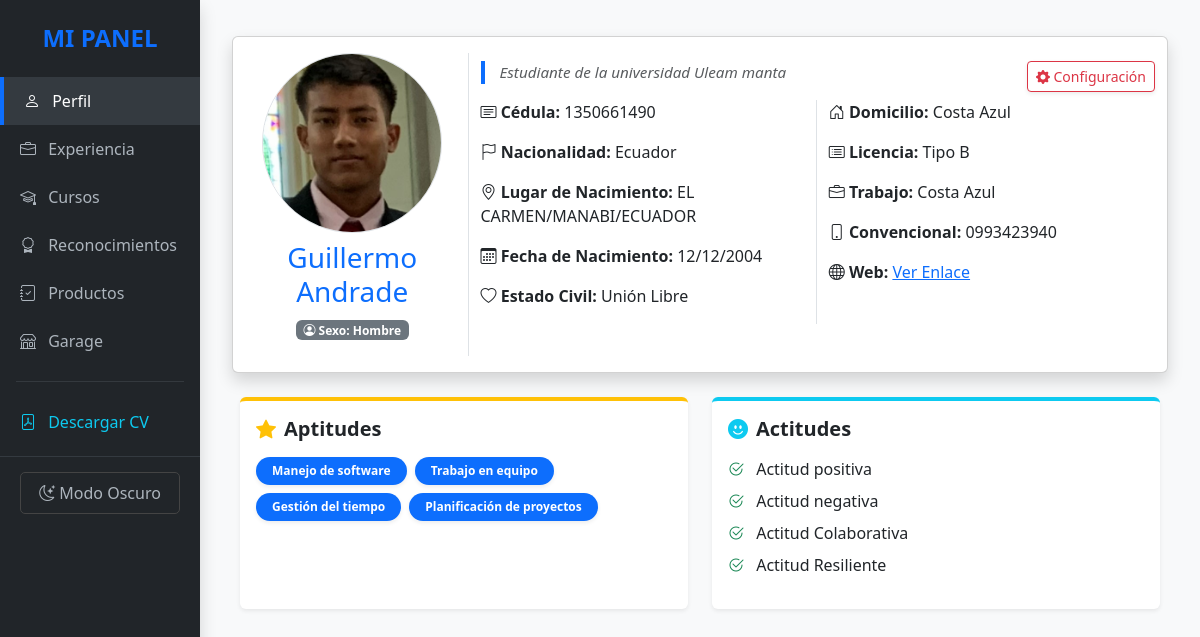
The page / on the database its author committed.
### portafolio/models.py (models this page shows, shortened)
class DatosPersonales(models.Model):
    usuario = models.OneToOneField(User, on_delete=models.CASCADE, null=True, blank=True)
    idperfil = models.AutoField(primary_key=True)
    foto = models.ImageField(upload_to='perfil/', storage=MediaCloudinaryStorage(), null=True, blank=True)
    descripcionperfil = models.TextField(max_length=500, null=True, blank=True)
    perfilactivo = models.IntegerField(default=1)
    apellidos = models.CharField(max_length=60)
    nombres = models.CharField(max_length=60)
    nacionalidad = CountryField(blank_label='(Seleccionar país)', default='EC')
    lugarnacimiento = models.CharField(max_length=100)
    fechanacimiento = models.DateField(validators=[validar_fecha_nacimiento])
    numerocedula = models.CharField(max_length=10, unique=True)
    sexo = models.CharField(max_length=1, choices=[('H', 'Hombre'), ('M', 'Mujer')])
    estadocivil = models.CharField(max_length=50, choices=[('Soltero/a', 'Soltero/a'), ('Casado/a', 'Casado/a'), ('Divorciado/a', 'Divorciado/a'), ('Viudo/a', 'Viudo/a'), ('Unión Libre', 'Unión Libre')])
    licenciaconducir = models.CharField(max_length=20, choices=[('No', 'No posee'), ('Tipo A', 'Tipo A'), ('Tipo B', 'Tipo B'), ('Tipo C', 'Tipo C'), ('Tipo D', 'Tipo D'), ('Tipo E', 'Tipo E')])
    telefonoconvencional = models.CharField(max_length=15, null=True, blank=True)
    telefonofijo = models.CharField(max_length=15, null=True, blank=True)
    direcciontrabajo = models.CharField(max_length=100, null=True, blank=True)
    direcciondomiciliaria = models.CharField(max_length=100)
    sitioweb = models.URLField(max_length=200, null=True, blank=True)
    aptitudes = models.TextField(null=True, blank=True)
    actitudes = models.TextField(null=True, blank=True)

### portafolio/views.py (the view)
# urls.py: path('', views.home, name='home'),
def home(request):
    perfil = DatosPersonales.objects.first()
    todas_exp = ExperienciaLaboral.objects.filter(idperfilconqueestaactivo=perfil)
    todos_cur = CursosRealizados.objects.filter(idperfilconqueestaactivo=perfil)
    todos_rec = Reconocimientos.objects.filter(idperfilconqueestaactivo=perfil)
    todos_pro = ProductosAcademicos.objects.filter(idperfilconqueestaactivo=perfil)
    todos_pro_lab = ProductosLaborales.objects.filter(idperfilconqueestaactivo=perfil)
    if perfil:
        if perfil.aptitudes:
            perfil.lista_aptitudes = [a.strip() for a in perfil.aptitudes.split(',')]
        if perfil.actitudes:
            perfil.lista_actitudes = [a.strip() for a in perfil.actitudes.split(',')]
    return render(request, 'home.html', {
        'perfil': perfil,
        'todas_exp': todas_exp,
        'todos_cur': todos_cur,
        'todos_rec': todos_rec,
        'todos_pro': todos_pro,
        'todos_pro_lab': todos_pro_lab
    })

### portafolio/context_processors.py (called while the page is built)
def pdf_data(request):
    return {
        'todas_exp': ExperienciaLaboral.objects.filter(activarparaqueseveaenfront=True),
        'todos_cur': CursosRealizados.objects.filter(activarparaqueseveaenfront=True),
        'todos_pro': ProductosAcademicos.objects.filter(activarparaqueseveaenfront=True),
        'todos_rec': Reconocimientos.objects.filter(activarparaqueseveaenfront=True),
        'todos_pro_lab': ProductosLaborales.objects.filter(activarparaqueseveaenfront=True),
    }

### portafolio/templates/home.html
{% extends 'base.html' %}
{% block content %}
<div class="container-fluid">
    <div class="card shadow mt-3">
        <div class="card-body">
            <div class="row">
                <div class="col-md-3 text-center border-end">
                    {% if perfil.foto %}
                        <img src="{{ perfil.foto.url }}" class="rounded-circle border" style="width: 180px; height: 180px; object-fit: cover;">
                    {% else %}
                        <img src="https://ui-avatars.com/api/?name={{ perfil.nombres }}+{{ perfil.apellidos }}&size=180" class="rounded-circle border">
                    {% endif %}
                    <h3 class="mt-2 text-primary">{{ perfil.nombres.split.0 }} {{ perfil.apellidos.split.0 }}</h3>
                    <p class="badge bg-secondary"><i class="bi bi-person-circle"></i> Sexo: {{ perfil.get_sexo_display }}</p>
                </div>
                <div class="col-md-9 position-relative">
                    <div class="position-absolute top-0 end-0 p-2">
                        <a href="/admin/portafolio/datospersonales/{{ perfil.idperfil }}/change/" class="btn btn-sm btn-outline-danger shadow-sm">
                            <i class="bi bi-gear-fill"></i> Configuración
                        </a>
                    </div>
                    {% if perfil.descripcionperfil %}
                    <div class="mb-3 mt-2">
                        <p class="text-muted" style="font-style: italic; border-left: 4px solid #0d6efd; padding-left: 15px; font-size: 0.95rem;">
                            {{ perfil.descripcionperfil }}
                        </p>
                    </div>
                    {% endif %}
                    <div class="row">
                        <div class="col-md-6">
                            <p><i class="bi bi-card-text"></i> <strong>Cédula:</strong> {{ perfil.numerocedula }}</p>
                            <p><i class="bi bi-flag"></i> <strong>Nacionalidad:</strong> {{ perfil.nacionalidad.name }}</p>
                            <p><i class="bi bi-geo-alt"></i> <strong>Lugar de Nacimiento:</strong> {{ perfil.lugarnacimiento }}</p>
                            <p><i class="bi bi-calendar3"></i> <strong>Fecha de Nacimiento:</strong> {{ perfil.fechanacimiento|date:"d/m/Y" }}</p>
                            <p><i class="bi bi-heart"></i> <strong>Estado Civil:</strong> {{ perfil.estadocivil }}</p>
                        </div>
                        <div class="col-md-6 border-start">
                            <p><i class="bi bi-house-door"></i> <strong>Domicilio:</strong> {{ perfil.direcciondomiciliaria }}</p>
                            <p><i class="bi bi-card-list"></i> <strong>Licencia:</strong> {{ perfil.licenciaconducir|default:"No posee" }}</p>
                            {% if perfil.direcciontrabajo %}<p><i class="bi bi-briefcase"></i> <strong>Trabajo:</strong> {{ perfil.direcciontrabajo }}</p>{% endif %}
                            {% if perfil.telefonoconvencional %}<p><i class="bi bi-phone"></i> <strong>Convencional:</strong> {{ perfil.telefonoconvencional }}</p>{% endif %}
                            {% if perfil.sitioweb %}
                                <p><i class="bi bi-globe"></i> <strong>Web:</strong> <a href="{{ perfil.sitioweb }}" target="_blank">Ver Enlace</a></p>
                            {% endif %}
                        </div>
                    </div>
                </div>
            </div>
        </div>
    </div>
    <div class="row mt-4 px-2">
        <div class="col-md-6 mb-3">
            <div class="card h-100 shadow-sm border-0 border-top border-4 border-warning">
                <div class="card-body">
                    <h5 class="fw-bold mb-3 text-dark"><i class="bi bi-star-fill text-warning me-2"></i>Aptitudes</h5>
                    <div class="d-flex flex-wrap gap-2">
                        {% if perfil.lista_aptitudes %}
                            {% for item in perfil.lista_aptitudes %}
                                <span class="badge rounded-pill bg-primary px-3 py-2 shadow-sm">{{ item }}</span>
                            {% endfor %}
                        {% else %}
                            <small class="text-muted">Agrega aptitudes separadas por comas en el Admin.</small>
                        {% endif %}
                    </div>
                </div>
            </div>
        </div>
        <div class="col-md-6 mb-3">
            <div class="card h-100 shadow-sm border-0 border-top border-4 border-info">
                <div class="card-body">
                    <h5 class="fw-bold mb-3 text-dark"><i class="bi bi-emoji-smile-fill text-info me-2"></i>Actitudes</h5>
                    <ul class="list-unstyled">
                        {% if perfil.lista_actitudes %}
                            {% for item in perfil.lista_actitudes %}
                                <li class="mb-2"><i class="bi bi-check2-circle text-success me-2"></i> {{ item }}</li>
                            {% endfor %}
                        {% else %}
                            <small class="text-muted">Agrega actitudes separadas por comas en el Admin.</small>
                        {% endif %}
                    </ul>
                </div>
            </div>
        </div>
    </div>
</div>
{% endblock %}

### rows shown on the page
DatosPersonales: foto (picture), nombres.split.0 "Guillermo", apellidos.split.0 "Andrade", sexo "Hombre", descripcionperfil "Estudiante de la universidad Uleam manta", numerocedula "1350661490", nacionalidad.name "Ecuador", lugarnacimiento "EL CARMEN/MANABI/ECUADOR", fechanacimiento "12/12/2004", estadocivil "Unión Libre", direcciondomiciliaria "Costa Azul", licenciaconducir "Tipo B", direcciontrabajo "Costa Azul", telefonoconvencional "0993423940"

### other values the page prints
{{ item }} "Manejo de software" "Trabajo en equipo" "Gestión del tiempo" "Planificación de proyectos"
{{ item }} "Actitud positiva" "Actitud negativa" "Actitud Colaborativa" "Actitud Resiliente"
